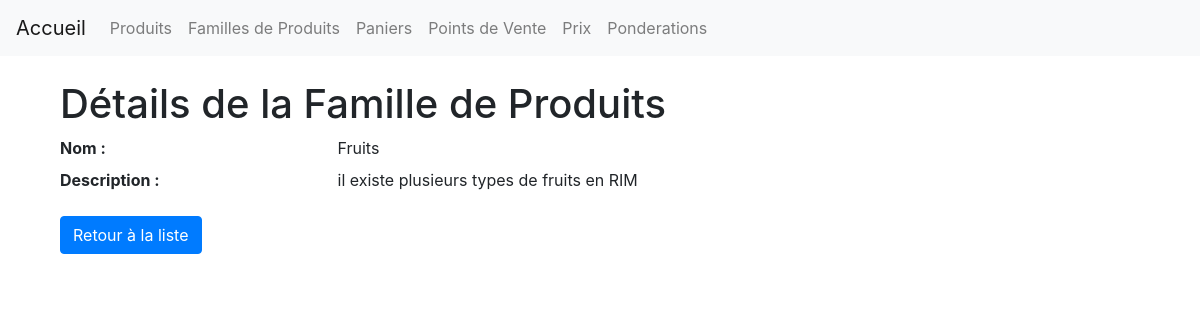
The page /ansade/famillesproduits/1/ on the database its author committed.
### ansade_app/models.py (models this page shows, shortened)
class FamilleProduit(models.Model):
    nom = models.CharField(max_length=255)
    description = models.TextField()

### ansade_app/views.py (the view)
# urls.py: path('famillesproduits/<int:pk>/', FamilleProduitDetailView.as_view(), name='familleproduit_detail'),
class FamilleProduitDetailView(DetailView):
    model = FamilleProduit
    template_name = 'ansade_app/familleproduit_detail.html'

### ansade_app/templates/ansade_app/familleproduit_detail.html
{% extends 'base.html' %}
{% block content %}
  <div class="container mt-4">
    <h1>Détails de la Famille de Produits</h1>
    <dl class="row">
      <dt class="col-sm-3">Nom :</dt>
      <dd class="col-sm-9">{{ object.nom }}</dd>
      <dt class="col-sm-3">Description :</dt>
      <dd class="col-sm-9">{{ object.description }}</dd>
    </dl>
    <a href="{% url 'familleproduit_list' %}" class="btn btn-primary">Retour à la liste</a>
  </div>
{% endblock %}

### rows shown on the page
FamilleProduit: nom "Fruits", description "il existe plusieurs types de fruits en RIM"
